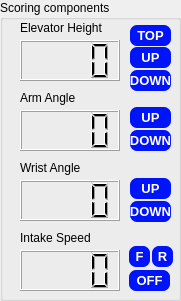
     <widget class="QGroupBox" name="groupBox">
      <property name="geometry">
       <rect>
        <x>0</x>
        <y>6</y>
        <width>181</width>
        <height>301</height>
       </rect>
      </property>
      <property name="title">
       <string>Scoring components</string>
      </property>
      <widget class="QLabel" name="label_2">
       <property name="geometry">
        <rect>
         <x>20</x>
         <y>20</y>
         <width>131</width>
         <height>16</height>
        </rect>
       </property>
       <property name="text">
        <string>Elevator Height</string>
       </property>
      </widget>
      <widget class="QLCDNumber" name="qlcd_elevator_height">
       <property name="geometry">
        <rect>
         <x>20</x>
         <y>40</y>
         <width>100</width>
         <height>41</height>
        </rect>
       </property>
       <property name="digitCount">
        <number>4</number>
       </property>
      </widget>
      <widget class="QLCDNumber" name="qlcd_pivot_angle">
       <property name="geometry">
        <rect>
         <x>20</x>
         <y>110</y>
         <width>100</width>
         <height>41</height>
        </rect>
       </property>
       <property name="digitCount">
        <number>4</number>
       </property>
      </widget>
      <widget class="QLabel" name="label_4">
       <property name="geometry">
        <rect>
         <x>20</x>
         <y>90</y>
         <width>131</width>
         <height>16</height>
        </rect>
       </property>
       <property name="text">
        <string>Arm Angle</string>
       </property>
      </widget>
      <widget class="QLCDNumber" name="qlcd_wrist_angle">
       <property name="geometry">
        <rect>
         <x>20</x>
         <y>180</y>
         <width>100</width>
         <height>41</height>
        </rect>
       </property>
       <property name="font">
        <font>
         <family>Comic Sans MS</family>
         <bold>true</bold>
        </font>
       </property>
       <property name="lineWidth">
        <number>1</number>
       </property>
       <property name="digitCount">
        <number>4</number>
       </property>
       <property name="segmentStyle">
        <enum>QLCDNumber::Filled</enum>
       </property>
      </widget>
      <widget class="QLabel" name="label">
       <property name="geometry">
        <rect>
         <x>20</x>
         <y>160</y>
         <width>131</width>
         <height>16</height>
        </rect>
       </property>
       <property name="text">
        <string>Wrist Angle</string>
       </property>
      </widget>
      <widget class="QLabel" name="label_10">
       <property name="geometry">
        <rect>
         <x>20</x>
         <y>230</y>
         <width>131</width>
         <height>16</height>
        </rect>
       </property>
       <property name="text">
        <string>Intake Speed</string>
       </property>
      </widget>
      <widget class="QLCDNumber" name="qlcd_intake_speed">
       <property name="geometry">
        <rect>
         <x>20</x>
         <y>250</y>
         <width>100</width>
         <height>41</height>
        </rect>
       </property>
       <property name="font">
        <font>
         <family>Comic Sans MS</family>
         <bold>true</bold>
        </font>
       </property>
       <property name="lineWidth">
        <number>1</number>
       </property>
       <property name="digitCount">
        <number>4</number>
       </property>
       <property name="segmentStyle">
        <enum>QLCDNumber::Filled</enum>
       </property>
      </widget>
      <widget class="QLabel2" name="qlabel_elevator_up_indicator">
       <property name="geometry">
        <rect>
         <x>130</x>
         <y>47</y>
         <width>41</width>
         <height>21</height>
        </rect>
       </property>
       <property name="font">
        <font>
         <family>MS Shell Dlg 2</family>
         <pointsize>10</pointsize>
         <bold>true</bold>
        </font>
       </property>
       <property name="styleSheet">
        <string notr="true">border: 7px;
border-radius: 7px;
color:rgb(255, 255, 255);
background-color:rgb(0, 20, 250);</string>
       </property>
       <property name="text">
        <string>UP</string>
       </property>
       <property name="textFormat">
        <enum>Qt::AutoText</enum>
       </property>
       <property name="alignment">
        <set>Qt::AlignCenter</set>
       </property>
      </widget>
      <widget class="QLabel2" name="qlabel_elevator_down_indicator">
       <property name="geometry">
        <rect>
         <x>130</x>
         <y>70</y>
         <width>41</width>
         <height>21</height>
        </rect>
       </property>
       <property name="font">
        <font>
         <family>MS Shell Dlg 2</family>
         <pointsize>10</pointsize>
         <bold>true</bold>
        </font>
       </property>
       <property name="styleSheet">
        <string notr="true">border: 7px;
border-radius: 7px;
color:rgb(255, 255, 255);
background-color:rgb(0, 20, 250);</string>
       </property>
       <property name="text">
        <string>DOWN</string>
       </property>
       <property name="textFormat">
        <enum>Qt::AutoText</enum>
       </property>
       <property name="alignment">
        <set>Qt::AlignCenter</set>
       </property>
      </widget>
      <widget class="QLabel2" name="qlabel_wrist_up_indicator">
       <property name="geometry">
        <rect>
         <x>130</x>
         <y>178</y>
         <width>41</width>
         <height>21</height>
        </rect>
       </property>
       <property name="font">
        <font>
         <family>MS Shell Dlg 2</family>
         <pointsize>10</pointsize>
         <bold>true</bold>
        </font>
       </property>
       <property name="styleSheet">
        <string notr="true">border: 7px;
border-radius: 7px;
color:rgb(255, 255, 255);
background-color:rgb(0, 20, 250);</string>
       </property>
       <property name="text">
        <string>UP</string>
       </property>
       <property name="textFormat">
        <enum>Qt::AutoText</enum>
       </property>
       <property name="alignment">
        <set>Qt::AlignCenter</set>
       </property>
      </widget>
      <widget class="QLabel2" name="qlabel_wrist_down_indicator">
       <property name="geometry">
        <rect>
         <x>130</x>
         <y>201</y>
         <width>41</width>
         <height>21</height>
        </rect>
       </property>
       <property name="font">
        <font>
         <family>MS Shell Dlg 2</family>
         <pointsize>10</pointsize>
         <bold>true</bold>
        </font>
       </property>
       <property name="styleSheet">
        <string notr="true">border: 7px;
border-radius: 7px;
color:rgb(255, 255, 255);
background-color:rgb(0, 20, 250);</string>
       </property>
       <property name="text">
        <string>DOWN</string>
       </property>
       <property name="textFormat">
        <enum>Qt::AutoText</enum>
       </property>
       <property name="alignment">
        <set>Qt::AlignCenter</set>
       </property>
      </widget>
      <widget class="QLabel2" name="qlabel_pivot_up_indicator">
       <property name="geometry">
        <rect>
         <x>130</x>
         <y>107</y>
         <width>41</width>
         <height>21</height>
        </rect>
       </property>
       <property name="font">
        <font>
         <family>MS Shell Dlg 2</family>
         <pointsize>10</pointsize>
         <bold>true</bold>
        </font>
       </property>
       <property name="styleSheet">
        <string notr="true">border: 7px;
border-radius: 7px;
color:rgb(255, 255, 255);
background-color:rgb(0, 20, 250);</string>
       </property>
       <property name="text">
        <string>UP</string>
       </property>
       <property name="textFormat">
        <enum>Qt::AutoText</enum>
       </property>
       <property name="alignment">
        <set>Qt::AlignCenter</set>
       </property>
      </widget>
      <widget class="QLabel2" name="qlabel_pivot_down_indicator">
       <property name="geometry">
        <rect>
         <x>130</x>
         <y>130</y>
         <width>41</width>
         <height>21</height>
        </rect>
       </property>
       <property name="font">
        <font>
         <family>MS Shell Dlg 2</family>
         <pointsize>10</pointsize>
         <bold>true</bold>
        </font>
       </property>
       <property name="styleSheet">
        <string notr="true">border: 7px;
border-radius: 7px;
color:rgb(255, 255, 255);
background-color:rgb(0, 20, 250);</string>
       </property>
       <property name="text">
        <string>DOWN</string>
       </property>
       <property name="textFormat">
        <enum>Qt::AutoText</enum>
       </property>
       <property name="alignment">
        <set>Qt::AlignCenter</set>
       </property>
      </widget>
      <widget class="QLabel2" name="qlabel_intake_off_indicator">
       <property name="geometry">
        <rect>
         <x>129</x>
         <y>270</y>
         <width>41</width>
         <height>21</height>
        </rect>
       </property>
       <property name="font">
        <font>
         <family>MS Shell Dlg 2</family>
         <pointsize>10</pointsize>
         <bold>true</bold>
        </font>
       </property>
       <property name="styleSheet">
        <string notr="true">border: 7px;
border-radius: 7px;
color:rgb(255, 255, 255);
background-color:rgb(0, 20, 250);</string>
       </property>
       <property name="text">
        <string>OFF</string>
       </property>
       <property name="textFormat">
        <enum>Qt::AutoText</enum>
       </property>
       <property name="alignment">
        <set>Qt::AlignCenter</set>
       </property>
      </widget>
      <widget class="QLabel2" name="qlabel_intake_on_indicator">
       <property name="geometry">
        <rect>
         <x>129</x>
         <y>246</y>
         <width>21</width>
         <height>21</height>
        </rect>
       </property>
       <property name="font">
        <font>
         <family>MS Shell Dlg 2</family>
         <pointsize>10</pointsize>
         <bold>true</bold>
        </font>
       </property>
       <property name="styleSheet">
        <string notr="true">border: 7px;
border-radius: 7px;
color:rgb(255, 255, 255);
background-color:rgb(0, 20, 250);</string>
       </property>
       <property name="text">
        <string>F</string>
       </property>
       <property name="textFormat">
        <enum>Qt::AutoText</enum>
       </property>
       <property name="alignment">
        <set>Qt::AlignCenter</set>
       </property>
      </widget>
      <widget class="QLabel2" name="qlabel_intake_reverse_indicator">
       <property name="geometry">
        <rect>
         <x>152</x>
         <y>246</y>
         <width>21</width>
         <height>21</height>
        </rect>
       </property>
       <property name="font">
        <font>
         <family>MS Shell Dlg 2</family>
         <pointsize>10</pointsize>
         <bold>true</bold>
        </font>
       </property>
       <property name="styleSheet">
        <string notr="true">border: 7px;
border-radius: 7px;
color:rgb(255, 255, 255);
background-color:rgb(0, 20, 250);</string>
       </property>
       <property name="text">
        <string>R</string>
       </property>
       <property name="textFormat">
        <enum>Qt::AutoText</enum>
       </property>
       <property name="alignment">
        <set>Qt::AlignCenter</set>
       </property>
      </widget>
      <widget class="QLabel2" name="qlabel_elevator_top_indicator">
       <property name="geometry">
        <rect>
         <x>130</x>
         <y>25</y>
         <width>41</width>
         <height>21</height>
        </rect>
       </property>
       <property name="font">
        <font>
         <family>MS Shell Dlg 2</family>
         <pointsize>10</pointsize>
         <bold>true</bold>
        </font>
       </property>
       <property name="styleSheet">
        <string notr="true">border: 7px;
border-radius: 7px;
color:rgb(255, 255, 255);
background-color:rgb(0, 20, 250);</string>
       </property>
       <property name="text">
        <string>TOP</string>
       </property>
       <property name="textFormat">
        <enum>Qt::AutoText</enum>
       </property>
       <property name="alignment">
        <set>Qt::AlignCenter</set>
       </property>
      </widget>
     </widget>
